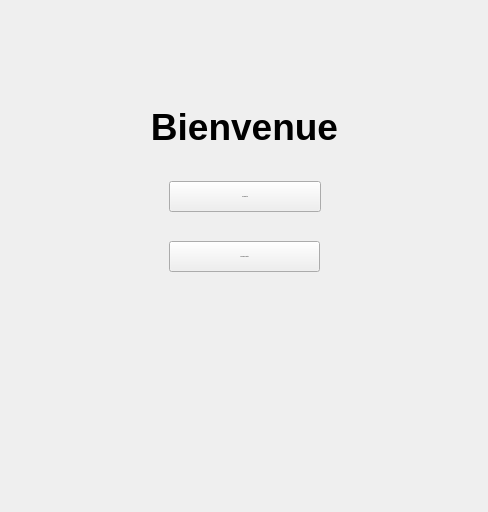
<?xml version="1.0" encoding="UTF-8"?>
<ui version="4.0">
 <class>MainWindow</class>
 <widget class="QMainWindow" name="MainWindow">
  <property name="geometry">
   <rect>
    <x>0</x>
    <y>0</y>
    <width>488</width>
    <height>512</height>
   </rect>
  </property>
  <property name="baseSize">
   <size>
    <width>1024</width>
    <height>512</height>
   </size>
  </property>
  <property name="windowTitle">
   <string>Accueil</string>
  </property>
  <property name="windowIcon">
   <iconset resource="../resources/resources.qrc">
    <normaloff>:/favicon/images/favicon_32x32.svg</normaloff>:/favicon/images/favicon_32x32.svg</iconset>
  </property>
  <property name="toolTip">
   <string/>
  </property>
  <property name="styleSheet">
   <string notr="true">* {
	border: none;
	background-color: transparent;
	background: none;
	padding: 0;
	margin: 0;
	color: #FFF;
}

#centralwidget, #pagesList &gt; QWidget {
	background-color: #5158BB;
}

.QLineEdit {
	background: transparent;
	margin: 15px 0px;
	border-bottom: 2px solid #F26DF9;
}
.QPushButton {
	background-color: #F26DF9;
	padding: 2px 5px;
	border-radius: 10px;
	font-size: 12px;
}

#backButton, #backButton2 {
	background-color: transparent;
}

#createAccountSecondaryButton {
	border: 2px solid #F26DF9;
	background: none;
}</string>
  </property>
  <widget class="QWidget" name="centralwidget">
   <property name="layoutDirection">
    <enum>Qt::LeftToRight</enum>
   </property>
   <property name="autoFillBackground">
    <bool>false</bool>
   </property>
   <layout class="QHBoxLayout" name="horizontalLayout">
    <item alignment="Qt::AlignHCenter|Qt::AlignVCenter">
     <widget class="QStackedWidget" name="pagesList">
      <property name="minimumSize">
       <size>
        <width>470</width>
        <height>450</height>
       </size>
      </property>
      <property name="styleSheet">
       <string notr="true"/>
      </property>
      <property name="currentIndex">
       <number>0</number>
      </property>
      <widget class="QWidget" name="homePage">
       <property name="styleSheet">
        <string notr="true"/>
       </property>
       <widget class="QLabel" name="label">
        <property name="enabled">
         <bool>true</bool>
        </property>
        <property name="geometry">
         <rect>
          <x>0</x>
          <y>0</y>
          <width>471</width>
          <height>191</height>
         </rect>
        </property>
        <property name="font">
         <font>
          <pointsize>28</pointsize>
          <weight>75</weight>
          <bold>true</bold>
         </font>
        </property>
        <property name="text">
         <string>Bienvenue</string>
        </property>
        <property name="alignment">
         <set>Qt::AlignCenter</set>
        </property>
       </widget>
       <widget class="QPushButton" name="chooseConnectButton">
        <property name="geometry">
         <rect>
          <x>160</x>
          <y>150</y>
          <width>152</width>
          <height>31</height>
         </rect>
        </property>
        <property name="font">
         <font>
          <pointsize>-1</pointsize>
         </font>
        </property>
        <property name="styleSheet">
         <string notr="true">*{
display: flex;
justify-content : center
}</string>
        </property>
        <property name="text">
         <string>Se connecter</string>
        </property>
       </widget>
       <widget class="QPushButton" name="chooseCreateAccountButton">
        <property name="geometry">
         <rect>
          <x>160</x>
          <y>210</y>
          <width>151</width>
          <height>31</height>
         </rect>
        </property>
        <property name="font">
         <font>
          <pointsize>-1</pointsize>
         </font>
        </property>
        <property name="text">
         <string>Créer mon compte</string>
        </property>
       </widget>
      </widget>
      <widget class="QWidget" name="connectPage">
       <property name="sizePolicy">
        <sizepolicy hsizetype="Preferred" vsizetype="Preferred">
         <horstretch>0</horstretch>
         <verstretch>0</verstretch>
        </sizepolicy>
       </property>
       <widget class="QWidget" name="widget_3" native="true">
        <property name="geometry">
         <rect>
          <x>109</x>
          <y>120</y>
          <width>252</width>
          <height>208</height>
         </rect>
        </property>
        <property name="sizePolicy">
         <sizepolicy hsizetype="Preferred" vsizetype="Preferred">
          <horstretch>0</horstretch>
          <verstretch>0</verstretch>
         </sizepolicy>
        </property>
        <layout class="QVBoxLayout" name="verticalLayout_5">
         <property name="spacing">
          <number>20</number>
         </property>
         <item>
          <widget class="QLineEdit" name="connectUsername">
           <property name="minimumSize">
            <size>
             <width>0</width>
             <height>50</height>
            </size>
           </property>
           <property name="echoMode">
            <enum>QLineEdit::Normal</enum>
           </property>
           <property name="placeholderText">
            <string>Nom d'utilisateur</string>
           </property>
          </widget>
         </item>
         <item>
          <widget class="QLineEdit" name="connectPassword">
           <property name="minimumSize">
            <size>
             <width>0</width>
             <height>50</height>
            </size>
           </property>
           <property name="echoMode">
            <enum>QLineEdit::Password</enum>
           </property>
           <property name="placeholderText">
            <string>Mot de passe</string>
           </property>
          </widget>
         </item>
         <item>
          <widget class="QPushButton" name="connectButton">
           <property name="minimumSize">
            <size>
             <width>0</width>
             <height>30</height>
            </size>
           </property>
           <property name="text">
            <string>Se connecter</string>
           </property>
          </widget>
         </item>
         <item>
          <widget class="QLabel" name="connectErrorsLabel">
           <property name="styleSheet">
            <string notr="true">color: #F3A917</string>
           </property>
           <property name="text">
            <string/>
           </property>
          </widget>
         </item>
        </layout>
       </widget>
       <widget class="QPushButton" name="backButton2">
        <property name="geometry">
         <rect>
          <x>40</x>
          <y>50</y>
          <width>75</width>
          <height>24</height>
         </rect>
        </property>
        <property name="text">
         <string/>
        </property>
        <property name="icon">
         <iconset>
          <normaloff>:/icons/images/back.png</normaloff>:/icons/images/back.png</iconset>
        </property>
        <property name="autoDefault">
         <bool>false</bool>
        </property>
        <property name="default">
         <bool>false</bool>
        </property>
       </widget>
      </widget>
      <widget class="QWidget" name="createAccountPage">
       <widget class="QWidget" name="widget_4" native="true">
        <property name="geometry">
         <rect>
          <x>109</x>
          <y>120</y>
          <width>252</width>
          <height>208</height>
         </rect>
        </property>
        <property name="sizePolicy">
         <sizepolicy hsizetype="Preferred" vsizetype="Preferred">
          <horstretch>0</horstretch>
          <verstretch>0</verstretch>
         </sizepolicy>
        </property>
        <layout class="QVBoxLayout" name="verticalLayout_6">
         <property name="spacing">
          <number>20</number>
         </property>
         <property name="leftMargin">
          <number>1</number>
         </property>
         <property name="topMargin">
          <number>1</number>
         </property>
         <property name="rightMargin">
          <number>1</number>
         </property>
         <property name="bottomMargin">
          <number>1</number>
         </property>
         <item>
          <widget class="QLineEdit" name="accountUsername">
           <property name="minimumSize">
            <size>
             <width>0</width>
             <height>50</height>
            </size>
           </property>
           <property name="echoMode">
            <enum>QLineEdit::Normal</enum>
           </property>
           <property name="placeholderText">
            <string>Nom d'utilisateur</string>
           </property>
          </widget>
         </item>
         <item>
          <widget class="QLineEdit" name="accountPassword">
           <property name="minimumSize">
            <size>
             <width>0</width>
             <height>50</height>
            </size>
           </property>
           <property name="echoMode">
            <enum>QLineEdit::Password</enum>
           </property>
           <property name="placeholderText">
            <string>Mot de passe</string>
           </property>
          </widget>
         </item>
         <item>
          <widget class="QLineEdit" name="accountPasswordConfirmation">
           <property name="minimumSize">
            <size>
             <width>0</width>
             <height>50</height>
            </size>
           </property>
           <property name="echoMode">
            <enum>QLineEdit::Password</enum>
           </property>
           <property name="placeholderText">
            <string>Confirmer le mot de passe</string>
           </property>
          </widget>
         </item>
         <item>
          <widget class="QPushButton" name="createAccountButton">
           <property name="minimumSize">
            <size>
             <width>0</width>
             <height>30</height>
            </size>
           </property>
           <property name="text">
            <string>Créer mon compte</string>
           </property>
          </widget>
         </item>
         <item>
          <widget class="QLabel" name="createAccountErrorsLabel">
           <property name="styleSheet">
            <string notr="true">color: #F3A917</string>
           </property>
           <property name="text">
            <string/>
           </property>
          </widget>
         </item>
        </layout>
       </widget>
       <widget class="QPushButton" name="backButton">
        <property name="geometry">
         <rect>
          <x>40</x>
          <y>50</y>
          <width>75</width>
          <height>24</height>
         </rect>
        </property>
        <property name="text">
         <string/>
        </property>
        <property name="icon">
         <iconset>
          <normaloff>:/icons/images/back.png</normaloff>:/icons/images/back.png</iconset>
        </property>
        <property name="autoDefault">
         <bool>false</bool>
        </property>
        <property name="default">
         <bool>false</bool>
        </property>
       </widget>
      </widget>
     </widget>
    </item>
   </layout>
  </widget>
 </widget>
 <resources>
  <include location="../resources/resources.qrc"/>
 </resources>
 <connections/>
</ui>
